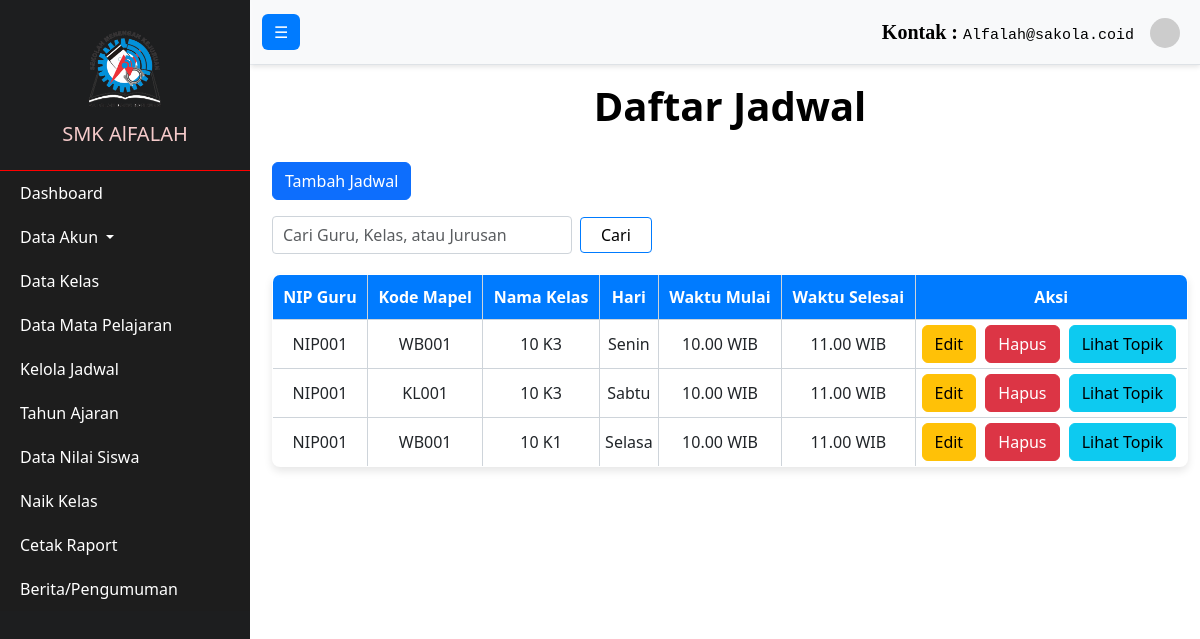
Page /Admin/dataJadwal.php on the earlier database version.
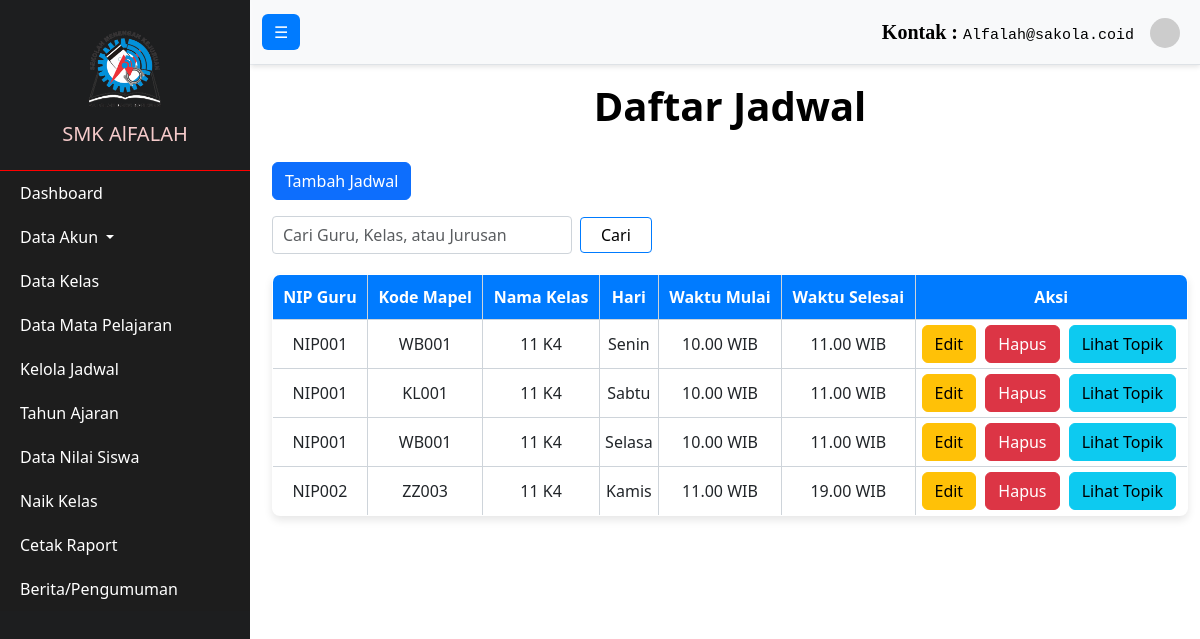
Same page on the later database version.
### tables this page shows
CREATE TABLE `jadwal` (
  `id_jadwal` int(11) NOT NULL,
  `nip` varchar(50) DEFAULT NULL,
  `kode_mapel` varchar(50) DEFAULT NULL,
  `hari` varchar(20) DEFAULT NULL,
  `id_kelas` int(11) DEFAULT NULL,
  `waktu_mulai` varchar(11) DEFAULT NULL,
  `waktu_selesai` varchar(11) DEFAULT NULL
);

CREATE TABLE `kelas` (
  `id_kelas` int(11) NOT NULL,
  `jenjang` int(2) NOT NULL,
  `nama_kelas` varchar(100) NOT NULL,
  `id_jurusan` int(4) NOT NULL,
  `id_tahun_ajaran` int(11) NOT NULL
);

### Admin/dataJadwal.php (the view, shortened to what this page needs)
<?php
include '../db.php';
if (isset($_GET['search'])) {
    $search = $_GET['search'];
    $search = "%$search%";
    $sql = "SELECT jadwal.*, kelas.nama_kelas, kelas.jenjang FROM jadwal JOIN kelas ON jadwal.id_kelas = kelas.id_kelas WHERE nip LIKE ? OR kelas.nama_kelas LIKE ? OR kode_mapel LIKE ?";
    $stmt = $conn->prepare($sql);
    $stmt->bind_param("sss", $search, $search, $search);
} else {
    $sql = "SELECT jadwal.*, kelas.nama_kelas, kelas.jenjang FROM jadwal JOIN kelas ON jadwal.id_kelas = kelas.id_kelas";
    $stmt = $conn->prepare($sql);
}
$stmt->execute();
$result = $stmt->get_result();
?>
<!DOCTYPE html>
<html lang="en">
<head>
    <link rel="stylesheet" href="https://maxcdn.bootstrapcdn.com/bootstrap/4.5.2/css/bootstrap.min.css">
    <link rel="stylesheet" href="..\css\jadwal.css">
</head>
<body>
<?php include '../navbar/navAdmin.php'; ?>
<div class="container mt-4">
    <h1>Daftar Jadwal</h1>
    <a href="tambahJadwal.php" class="btn btn-primary mb-3">Tambah Jadwal</a>
    <form method="GET" action="dataJadwal.php" class="form-inline mb-3">
        <input type="text" name="search" class="form-control mr-sm-2" placeholder="Cari Guru, Kelas, atau Jurusan" value="<?php echo isset($_GET['search']) ? htmlspecialchars($_GET['search']) : ''; ?>">
        <button type="submit" class="btn btn-outline-success my-2 my-sm-0">Cari</button>
    </form>
    <table class="table table-bordered">
        <thead>
            <tr>
                <th>NIP Guru</th>
                <th>Kode Mapel</th>
                <th>Nama Kelas</th>
                <th>Hari</th>
                <th>Waktu Mulai</th>
                <th>Waktu Selesai</th>
                <th>Aksi</th>
            </tr>
        </thead>
        <tbody>
            <?php while ($row = $result->fetch_assoc()) { ?>
            <tr>
                <td><?php echo htmlspecialchars($row['nip']); ?></td>
                <td><?php echo htmlspecialchars($row['kode_mapel']); ?></td>
                <td><?php echo htmlspecialchars($row['jenjang']) . ' ' . htmlspecialchars($row['nama_kelas']); ?></td>
                <td><?php echo htmlspecialchars($row['hari']); ?></td>
                <td><?php echo htmlspecialchars($row['waktu_mulai']); ?></td>
                <td><?php echo htmlspecialchars($row['waktu_selesai']); ?></td>
                <td>
                    <a href="editJadwal.php?id=<?php echo $row['id_jadwal']; ?>" class="btn btn-warning">Edit</a>
                    <a href="hapusJadwal.php?id=<?php echo $row['id_jadwal']; ?>" class="btn btn-danger" onclick="return confirm('Hapus jadwal ini?')">Hapus</a>
                    <a href="topik_guru.php?id_kelas=<?php echo $row['id_kelas']; ?>&kode_mapel=<?php echo $row['kode_mapel']; ?>" class="btn btn-info">Lihat Topik</a>
                </td>
            </tr>
            <?php } ?>
        </tbody>
    </table>
</div>
</body>
</html>

### navbar/navAdmin.php (shortened to what this page needs)
<!DOCTYPE html>
<html lang="en">
<head>
    <link href="https://cdn.jsdelivr.net/npm/bootstrap@5.3.0/dist/css/bootstrap.min.css" rel="stylesheet">
    <link rel="stylesheet" href="..\css\styles.css">
</head>
<body>
    <div class="d-flex" id="wrapper">
        <div class="sidebar" id="sidebar-wrapper">
            <div class="sidebar-heading text-center py-4">
                <img src="..\uploads\gambar\logo.png" alt="Logo" class="logo-img">
                <h4 class="mt-2">SMK AlFALAH</h4>
            </div>
            <div class="list-group list-group-flush">
                <a href="index.php" class="list-group-item list-group-item-action">Dashboard</a>
                <div class="dropdown">
                    <a href="dataGuru.php" class="list-group-item list-group-item-action dropdown-toggle" data-bs-toggle="collapse" data-bs-target="#dataAkunSubmenu" aria-expanded="false">
                        Data Akun
                    </a>
                </div>
                <a href="dataKelas.php" class="list-group-item list-group-item-action">Data Kelas</a>
                <a href="dataMapel.php" class="list-group-item list-group-item-action">Data Mata Pelajaran</a>
                <a href="dataJadwal.php" class="list-group-item list-group-item-action">Kelola Jadwal</a>
                <a href="tahunAjaran.php" class="list-group-item list-group-item-action">Tahun Ajaran</a>
                <a href="dataNilaiSiswa.php" class="list-group-item list-group-item-action">Data Nilai Siswa</a>
                <a href="naikKelas.php" class="list-group-item list-group-item-action">Naik Kelas</a>
                <a href="rapot.php" class="list-group-item list-group-item-action">Cetak Raport</a>
                <a href="pengumuman.php" class="list-group-item list-group-item-action">Berita/Pengumuman</a>
            </div>
        </div>
        <div id="page-content-wrapper">
            <nav class="navbar navbar-expand-lg navbar-light bg-light border-bottom">
                <div class="container-fluid">
                    <button class="btn btn-primary" id="menu-toggle">☰</i></button>
                    <div class="collapse navbar-collapse" id="navbarContent">
                        <ul class="navbar-nav ms-auto mb-2 mb-lg-0">
                            <li class="nav-item">
                                <a class="nav-link" aria-current="page" href="#">Kontak : <span>Alfalah@sakola.coid</span></a>
                            </li>
                        </ul>
                    </div>
                        <div class="dropdown">
                            <ul class="navbar-nav ms-auto">
                                <li class="nav-item-dropdown">
                                    <a class="nav-link dropdown-toggle" href="#" id="navbarProfile" role="button" data-bs-toggle="dropdown" aria-expanded="false">
                                        <img src="https://via.placeholder.com/30" class="rounded-circle" alt="Profile Image">
                                    </a>
                                </li>
                            </ul>
                        </div>
                    </div>
            </nav>
</body>
</html>

### css/jadwal.css (style rules this page uses)
form.form-inline { display: flex; justify-content: left; align-items: left; margin-bottom: 20px; }
form.form-inline .form-control { width: 300px; padding: 10px; border-radius: 0.25rem; border: 1px solid #ced4da; margin-right: 10px; }
form.form-inline .btn { padding: 5px 20px; border-radius: 0.25rem; color: #000000; border-color: #007bff; background-color: transparent; transition: background-color 0.3s ease, color 0.3s ease; }
.container h1 { font-weight: bold; color: #000000; text-align: center; margin-top: 2rem; margin-bottom: 2rem; }
body { font-family: 'Poppins', sans-serif; background-color: #f8f9fa; }
.table { background-color: #ffffff; border-radius: 8px; overflow: hidden; box-shadow: 0 4px 8px rgba(0, 0, 0, 0.1); margin-top: 10px; }
.table thead th { background-color: #007bff; color: #ffffff; border: none; text-align: center; padding: 10px; border: 1px solid #ced4da; }
.table tbody td { text-align: center; padding: 5px; border: none; vertical-align: middle; border: 1px solid #ced4da; }
.container h1 { font-weight: bold; color: #000000; text-align: center; margin-bottom: 20px; }
input.form-control { border: 1px solid #0e6fcf; border-radius: 0.375rem; padding: 0.375rem 0.75rem; background-color: #fff; transition: border-color 0.15s ease-in-out, box-shadow 0.15s ease-in-out; }
.btn-warning { background-color: #ffc107; border-color: #ffc107; color: #212529; font-weight: bold; padding: 15px 15px; border-radius: 5px; margin-right: 5px; transition: background-color 0.3s ease, box-shadow 0.3s ease; }
.btn-danger { background-color: #dc3545; border-color: #dc3545; color: #fff; font-weight: bold; padding: 15px 15px; border-radius: 5px; transition: background-color 0.3s ease, box-shadow 0.3s ease; }
td .btn { margin-right: 0.5rem; }
.table { margin-top: 20px; margin-right: 10px; }
.table thead th { background-color: #007bff; color: #ffffff; text-align: center; }
.table tbody td { text-align: center; vertical-align: middle; }
.table tbody td .btn { margin-right: 5px; }

### css/styles.css (style rules this page uses)
body { overflow-x: hidden; text-decoration: none; }
#wrapper { display: flex; }
.sidebar { width: 250px; height: 100vh; position: fixed; top: 0; left: 0; background-color: #1d1e1f; color: #ff0000; box-shadow: 2px 0 5px rgba(255, 255, 255, 0.3); overflow-y: auto; transition: all 0.3s ease; z-index: 9999; }
.sidebar-heading { border-bottom: 1px solid #ff0000; }
.logo-img { max-width: 100px; }
.list-group-item { background-color: #1d1d1d; color: #ffffff; border: none; border-radius: 0; padding: 10px 20px; font-size: 16px; transition: background-color 0.3s, color 0.3s; }
.sidebar-heading h4 { font-size: 20px; margin: 0; color: #f5caca; }
.dropdown-toggle { cursor: pointer; }
#page-content-wrapper { width: 100%; padding-left: 260px; transition: padding-left 0.25s ease-out; padding-top: 50px; }
.navbar { position: fixed; top: 0; left: 250px; width: calc(100% - 250px); z-index: 1000; box-shadow: 0 2px 5px rgba(0, 0, 0, 0.1); background-color: #f8f9fa; border-bottom: 1px solid #dee2e6; transition: left 0.3s ease, width 0.3s ease; }
.navbar .navbar-nav .nav-link { color: #000000; font-size: 20px; font-weight: bolder; font-family: 'Calibri'; }
.navbar .navbar-nav .nav-link span { font-family: 'Courier New', Courier, monospace; font-weight: 400; font-size: 15px; }
.navbar-nav .dropdown-toggle::after { display: none; }
.navbar .btn-primary { background-color: #007bff; border: none; }
.container h1 { font-weight: bold; color: #000000; text-align: center; margin-top: 2rem; margin-bottom: 2rem; }

Differences in the rows shown:
changed jadwal "Senin": id_kelas.jenjang (not shown) → "11"; id_kelas.nama_kelas "10 K3" → "K4"
changed jadwal "KL001": id_kelas.jenjang (not shown) → "11"; id_kelas.nama_kelas "10 K3" → "K4"
changed jadwal "Selasa": id_kelas.jenjang (not shown) → "11"; id_kelas.nama_kelas "10 K1" → "K4"
added jadwal: nip "NIP002", kode_mapel "ZZ003", id_kelas.jenjang "11", id_kelas.nama_kelas "K4", hari "Kamis", waktu_mulai "11.00 WIB", waktu_selesai "19.00 WIB"
